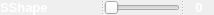
     <widget class="QSplitter" name="splitter_2">
      <property name="orientation">
       <enum>Qt::Horizontal</enum>
      </property>
      <widget class="QLabel" name="label_2">
       <property name="minimumSize">
        <size>
         <width>100</width>
         <height>0</height>
        </size>
       </property>
       <property name="maximumSize">
        <size>
         <width>100</width>
         <height>16777215</height>
        </size>
       </property>
       <property name="palette">
        <palette>
         <active>
          <colorrole role="WindowText">
           <brush brushstyle="SolidPattern">
            <color alpha="255">
             <red>255</red>
             <green>255</green>
             <blue>255</blue>
            </color>
           </brush>
          </colorrole>
          <colorrole role="Button">
           <brush brushstyle="SolidPattern">
            <color alpha="255">
             <red>0</red>
             <green>0</green>
             <blue>0</blue>
            </color>
           </brush>
          </colorrole>
          <colorrole role="Base">
           <brush brushstyle="SolidPattern">
            <color alpha="255">
             <red>0</red>
             <green>0</green>
             <blue>0</blue>
            </color>
           </brush>
          </colorrole>
          <colorrole role="Window">
           <brush brushstyle="SolidPattern">
            <color alpha="255">
             <red>0</red>
             <green>0</green>
             <blue>0</blue>
            </color>
           </brush>
          </colorrole>
         </active>
         <inactive>
          <colorrole role="WindowText">
           <brush brushstyle="SolidPattern">
            <color alpha="255">
             <red>255</red>
             <green>255</green>
             <blue>255</blue>
            </color>
           </brush>
          </colorrole>
          <colorrole role="Button">
           <brush brushstyle="SolidPattern">
            <color alpha="255">
             <red>0</red>
             <green>0</green>
             <blue>0</blue>
            </color>
           </brush>
          </colorrole>
          <colorrole role="Base">
           <brush brushstyle="SolidPattern">
            <color alpha="255">
             <red>0</red>
             <green>0</green>
             <blue>0</blue>
            </color>
           </brush>
          </colorrole>
          <colorrole role="Window">
           <brush brushstyle="SolidPattern">
            <color alpha="255">
             <red>0</red>
             <green>0</green>
             <blue>0</blue>
            </color>
           </brush>
          </colorrole>
         </inactive>
         <disabled>
          <colorrole role="WindowText">
           <brush brushstyle="SolidPattern">
            <color alpha="255">
             <red>120</red>
             <green>120</green>
             <blue>120</blue>
            </color>
           </brush>
          </colorrole>
          <colorrole role="Button">
           <brush brushstyle="SolidPattern">
            <color alpha="255">
             <red>0</red>
             <green>0</green>
             <blue>0</blue>
            </color>
           </brush>
          </colorrole>
          <colorrole role="Base">
           <brush brushstyle="SolidPattern">
            <color alpha="255">
             <red>0</red>
             <green>0</green>
             <blue>0</blue>
            </color>
           </brush>
          </colorrole>
          <colorrole role="Window">
           <brush brushstyle="SolidPattern">
            <color alpha="255">
             <red>0</red>
             <green>0</green>
             <blue>0</blue>
            </color>
           </brush>
          </colorrole>
         </disabled>
        </palette>
       </property>
       <property name="font">
        <font>
         <family>Arial</family>
         <pointsize>10</pointsize>
         <weight>75</weight>
         <bold>true</bold>
        </font>
       </property>
       <property name="text">
        <string>SShape</string>
       </property>
      </widget>
      <widget class="QSlider" name="hsSShape">
       <property name="cursor">
        <cursorShape>OpenHandCursor</cursorShape>
       </property>
       <property name="maximum">
        <number>100</number>
       </property>
       <property name="orientation">
        <enum>Qt::Horizontal</enum>
       </property>
      </widget>
      <widget class="QLabel" name="lblSShape">
       <property name="minimumSize">
        <size>
         <width>30</width>
         <height>0</height>
        </size>
       </property>
       <property name="maximumSize">
        <size>
         <width>30</width>
         <height>16777215</height>
        </size>
       </property>
       <property name="palette">
        <palette>
         <active>
          <colorrole role="WindowText">
           <brush brushstyle="SolidPattern">
            <color alpha="255">
             <red>255</red>
             <green>255</green>
             <blue>255</blue>
            </color>
           </brush>
          </colorrole>
          <colorrole role="Button">
           <brush brushstyle="SolidPattern">
            <color alpha="255">
             <red>0</red>
             <green>0</green>
             <blue>0</blue>
            </color>
           </brush>
          </colorrole>
          <colorrole role="Base">
           <brush brushstyle="SolidPattern">
            <color alpha="255">
             <red>0</red>
             <green>0</green>
             <blue>0</blue>
            </color>
           </brush>
          </colorrole>
          <colorrole role="Window">
           <brush brushstyle="SolidPattern">
            <color alpha="255">
             <red>0</red>
             <green>0</green>
             <blue>0</blue>
            </color>
           </brush>
          </colorrole>
         </active>
         <inactive>
          <colorrole role="WindowText">
           <brush brushstyle="SolidPattern">
            <color alpha="255">
             <red>255</red>
             <green>255</green>
             <blue>255</blue>
            </color>
           </brush>
          </colorrole>
          <colorrole role="Button">
           <brush brushstyle="SolidPattern">
            <color alpha="255">
             <red>0</red>
             <green>0</green>
             <blue>0</blue>
            </color>
           </brush>
          </colorrole>
          <colorrole role="Base">
           <brush brushstyle="SolidPattern">
            <color alpha="255">
             <red>0</red>
             <green>0</green>
             <blue>0</blue>
            </color>
           </brush>
          </colorrole>
          <colorrole role="Window">
           <brush brushstyle="SolidPattern">
            <color alpha="255">
             <red>0</red>
             <green>0</green>
             <blue>0</blue>
            </color>
           </brush>
          </colorrole>
         </inactive>
         <disabled>
          <colorrole role="WindowText">
           <brush brushstyle="SolidPattern">
            <color alpha="255">
             <red>120</red>
             <green>120</green>
             <blue>120</blue>
            </color>
           </brush>
          </colorrole>
          <colorrole role="Button">
           <brush brushstyle="SolidPattern">
            <color alpha="255">
             <red>0</red>
             <green>0</green>
             <blue>0</blue>
            </color>
           </brush>
          </colorrole>
          <colorrole role="Base">
           <brush brushstyle="SolidPattern">
            <color alpha="255">
             <red>0</red>
             <green>0</green>
             <blue>0</blue>
            </color>
           </brush>
          </colorrole>
          <colorrole role="Window">
           <brush brushstyle="SolidPattern">
            <color alpha="255">
             <red>0</red>
             <green>0</green>
             <blue>0</blue>
            </color>
           </brush>
          </colorrole>
         </disabled>
        </palette>
       </property>
       <property name="font">
        <font>
         <family>Arial</family>
         <pointsize>10</pointsize>
         <weight>75</weight>
         <bold>true</bold>
        </font>
       </property>
       <property name="text">
        <string>0</string>
       </property>
       <property name="alignment">
        <set>Qt::AlignCenter</set>
       </property>
      </widget>
     </widget>
